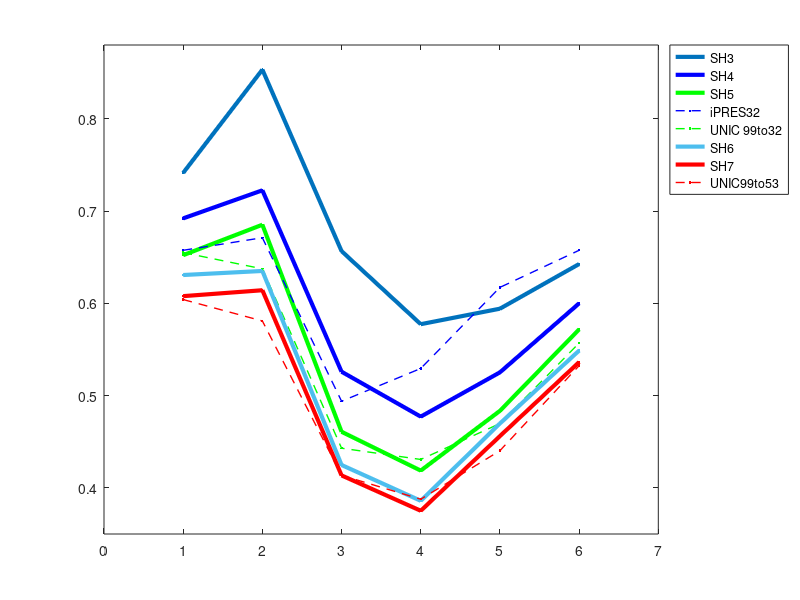

Recreate this plot in MATLAB.
% use errorbar to plot the slab shimming results

figure,
% x = ['Slab1', 'Slab2', 'Slab3', 'Slab4', 'Slab5', 'Slab6'];
x = 1:6;
% 99to32 v4
y1 = [0.6550
0.6374
0.4430
0.4308
0.4697
0.5569];
% y1 = [0.6689 0.6143 0.5033 0.5078 0.5523 0.6350];
% err1 = [0.0717, 0.0551, 0.0620, 0.0774, 0.0734, 0.0910];
% % 
% % errorbar(x,y1,err1);
% 
% % 99to53 v4
y2 = [0.6041
0.5809
0.4136
0.3877
0.4403
0.5325];
% y2 = [0.6227 0.5552 0.4589 0.4593 0.5121 0.6073];
% err2 = [0.0737 0.0587 0.0627 0.0735 0.0825 0.0917];
% 
% % SH7
y3 = [0.6078
0.6142
0.4135
0.3752
0.4561
0.5363];
% y3 = [0.6283 0.5840 0.4650 0.4421 0.5273 0.6106]; 
% err3 = [0.0688 0.0687 0.0818 0.0751 0.0826 0.0914];
% 
% % SH6
y4 = [0.6307
0.6351
0.4248
0.3860
0.4698
0.5488];
% y4 = [0.6437 0.6107 0.4828 0.4595 0.5455 0.6221];
% err4 = [0.0697 0.0721 0.0883 0.0749  0.0850 0.0908];
% 
% % SH5
y5 = [0.6522
0.6852
0.4608
0.4187
0.4835
0.5718];
% y5 = [0.6677 0.6567 0.5344 0.5014 0.5654 0.6414];
% err5 = [0.0706 0.0748 0.0931 0.0802 0.0875 0.0938];
% 
% % SH4
y6 = [0.6921
0.7225
0.5259
0.4772
0.5252
0.6000];
% y6 = [0.7034 0.6990 0.6017 0.5725 0.6137 0.6683];
% err6 = [0.0805 0.0615 0.0940 0.0906 0.0913 0.0982];
% 
% % SH3
y7 = [0.7414
0.8533
0.6566
0.5774
0.5942
0.6426];
% y7 = [0.7509 0.8233 0.7158 0.6558 0.6701 0.7106];
% err7 = [0.0953 0.0741 0.1083 0.1012 0.0962 0.1088];
% 
% % SH2
% y8 = [0.7932 0.8651 0.8145 0.7961 0.8118 0.8375];
% err8 = [0.1053 0.0655 0.1039 0.1203 0.1042 0.0759];
% 
% % iPRES 32
y9 = [0.6575
0.6711
0.4939
0.5294
0.6173
0.6575];
% y9 = [0.6646 0.6539 0.5626 0.5628 0.6114 0.6715];
% err9 = [0.0724 0.0580 0.0806 0.0874 0.0805 0.0986];

% y1 = y1./y8;
% y2 = y2./y8;
% y3 = y3./y8;
% y4 = y4./y8;
% y5 = y5./y8;
% y6 = y6./y8;
% y7 = y7./y8;
% y9 = y9./y8;
% y1 = y1./y6;
% y2 = y2./y6;
% y3 = y3./y6;
% y4 = y4./y6;
% y5 = y5./y6;
% 
% y9 = y9./y6;
% y6 = y6./y6;
% 
% err1 = err1./y8;
% err2 = err2./y8;
% err3 = err3./y8;
% err4 = err4./y8;
% err5 = err5./y8;
% err6 = err6./y8;
% err7 = err7./y8;
% err9 = err9./y8;

err = [0 0 0 0 0 0];
% e7 = plot(x, y7, '.-', 'LineWidth', 3, 'Color', [0.6 0.6 0.6]); hold on % SH3
% e6 = plot(x, y6, '.-', 'LineWidth', 3, 'Color', [0.5 0.5 0.5]); hold on % SH4
% e5 = plot(x, y5, '.-', 'LineWidth', 3, 'Color', [0.4 0.4 0.4]); hold on % SH5
% e9 = plot(x, y9, '--.', 'LineWidth', 1, 'Color', 'b'); hold on % iPRES 32
% e1 = plot(x, y1, '--.', 'LineWidth', 1, 'Color', 'g'); hold on % 99to32
% e4 = plot(x, y4, '.-', 'LineWidth', 3, 'Color', [0.3 0.3 0.3]); hold on % SH6
% e3 = plot(x, y3, '.-', 'LineWidth', 3, 'Color', [0.2 0.2 0.2]); hold on % SH7
% e2 = plot(x, y2, '--.', 'LineWidth', 1, 'Color', 'r'); hold on % 99to53
e7 = plot(x, y7, '.-', 'LineWidth', 3); hold on % SH3
e6 = plot(x, y6, '.-', 'LineWidth', 3, 'Color', 'b'); hold on % SH4
e5 = plot(x, y5, '.-', 'LineWidth', 3, 'Color', 'g'); hold on % SH5
e9 = plot(x, y9, '--.', 'LineWidth', 1, 'Color', 'b'); hold on % iPRES 32
e1 = plot(x, y1, '--.', 'LineWidth', 1, 'Color', 'g'); hold on % 99to32
e4 = plot(x, y4, '.-', 'LineWidth', 3); hold on % SH6
e3 = plot(x, y3, '.-', 'LineWidth', 3, 'Color', 'r'); hold on % SH7
e2 = plot(x, y2, '--.', 'LineWidth', 1, 'Color', 'r'); hold on % 99to53
xlim([0 7])
legend('SH3', 'SH4', 'SH5', 'iPRES32', 'UNIC 99to32', 'SH6', 'SH7', 'UNIC99to53', 'Location', 'northeastoutside')
% legend('SH3', 'SH4', 'SH5', 'SH6', 'SH7', 'Location', 'northeastoutside')
ylim([0.35 0.88])